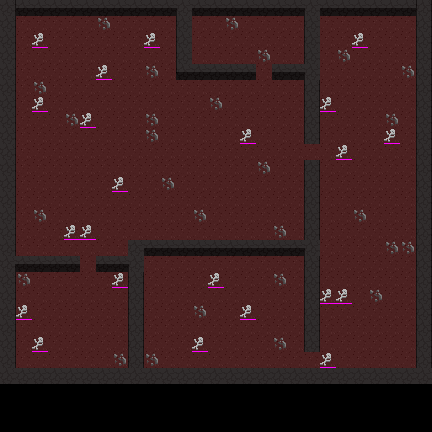

Below is a game level as drawn by its tile map, then a one-line description and the .tmx that defines it (tile-layer data replaced by summaries):
An orthogonal 27x27 tile map with 16x16 px tiles, 2 tile layers (background, Map).

<map version="1.0" orientation="orthogonal" width="27" height="27" tilewidth="16" tileheight="16">
 <tileset firstgid="1" name="tiles" tilewidth="16" tileheight="16">
  <properties>
   <property name="Solid" value="true" />
  </properties>
  <image source="../textures/tiles/tiles.png" trans="ff00ff" width="176" height="32" />
  <tile id="0">
   <properties>
    <property name="Solid" value="true" />
   </properties>
  </tile>
  <tile id="2">
   <properties>
    <property name="Solid" value="true" />
   </properties>
  </tile>
  <tile id="3">
   <properties>
    <property name="Solid" value="true" />
   </properties>
  </tile>
  <tile id="4">
   <properties>
    <property name="Solid" value="true" />
   </properties>
  </tile>
  <tile id="5">
   <properties>
    <property name="Solid" value="true" />
   </properties>
  </tile>
  <tile id="6">
   <properties>
    <property name="Solid" value="true" />
   </properties>
  </tile>
  <tile id="7">
   <properties>
    <property name="Solid" value="true" />
   </properties>
  </tile>
  <tile id="8">
   <properties>
    <property name="Solid" value="true" />
   </properties>
  </tile>
  <tile id="9">
   <properties>
    <property name="Solid" value="true" />
   </properties>
  </tile>
  <tile id="10">
   <properties>
    <property name="Solid" value="false" />
   </properties>
  </tile>
 </tileset>
 <layer name="background" width="27" height="27">
  <data>[729 cells, 648 non-empty, 1 distinct tile ids]</data>
 </layer>
 <layer name="Map" width="27" height="27">
  <data>[729 cells, 236 non-empty, 13 distinct tile ids]</data>
 </layer>
</map>